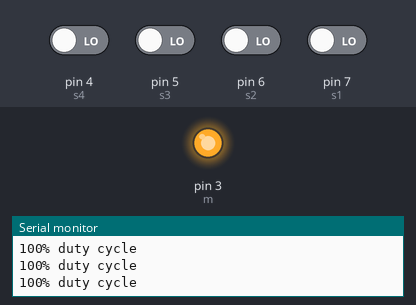
A sketch run on a simulated Arduino Uno, built with avr-gcc and run on an emulated ATmega328P. Parts: output pins drawn as LEDs (lit = HIGH), the last lines printed to the serial monitor. Inputs (shaded band) come from the test bench; at power-on: pin 4 (s4), pin 5 (s3), pin 6 (s2), pin 7 (s1) LOW.

Above: at 1.2 s.
1.3 s: pin 4 (s4) driven HIGH
At 2.1 s:
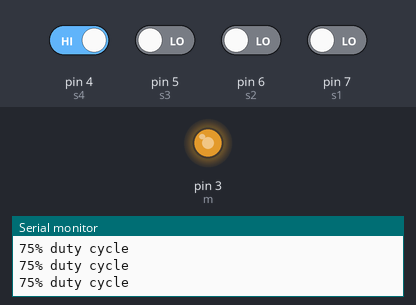
2.8 s: pin 7 (s1) driven HIGH
At 3.1 s:
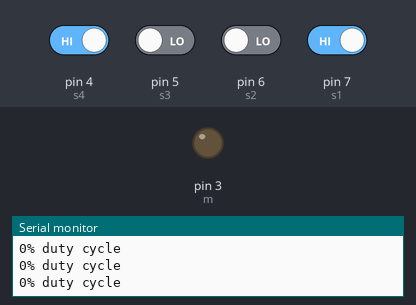
4.3 s: pin 7 (s1) driven LOW
At 5.4 s:
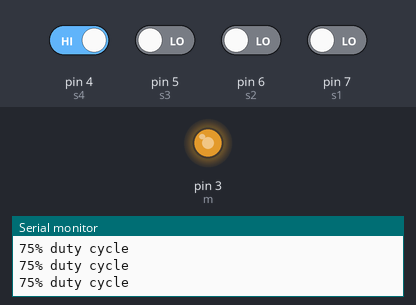
7.3 s: pin 5 (s3) driven HIGH
At 8.5 s:
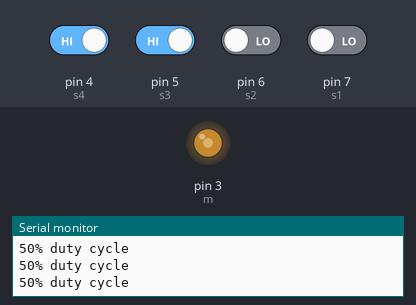
8.8 s: pin 6 (s2) driven HIGH
At 9.2 s:
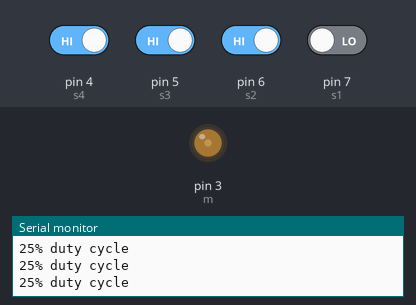
11.8 s: pin 6 (s2) driven LOW
At 12.5 s:
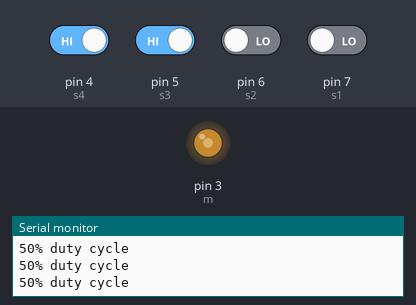
Timing chart, 0 to 14.8 s (numbered marks = the images above; inputs shaded):
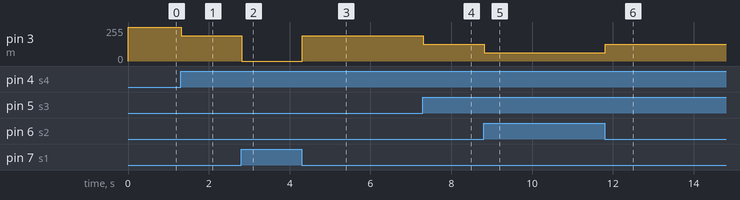

Measured:
- after the input at 1.3 s, pin 3 (m): 255/255 → 191/255 at once
- after the input at 2.8 s, pin 3 (m): 191/255 → 0/255 at once
- after the input at 4.3 s, pin 3 (m): 0/255 → 191/255 at once
- after the input at 7.3 s, pin 3 (m): 191/255 → 127/255 at once
- after the input at 8.8 s, pin 3 (m): 127/255 → 63/255 at once
- after the input at 11.8 s, pin 3 (m): 63/255 → 127/255 at once

The sketch:

Motor_Duty_Cycles.ino
```cpp
int m=3;
int s1=7;
int s2=6;
int s3=5;
int s4=4;
void setup()
{
  pinMode(s1,INPUT);
  pinMode(s2,INPUT);
  pinMode(s3,INPUT);
  pinMode(s4,INPUT);

  pinMode(m, OUTPUT);
  Serial.begin(9600);
}

void loop()
{
  if(digitalRead(s1)==HIGH)
  {
    analogWrite(m,0);
    Serial.println("0% duty cycle");
  }
  else if(digitalRead(s2)==HIGH)
  {
    analogWrite(m,63);
    Serial.println("25% duty cycle");
  }
  else if(digitalRead(s3)==HIGH)
  {
    analogWrite(m,127);
    Serial.println("50% duty cycle");
  }
  else if(digitalRead(s4)==HIGH)
  {
    analogWrite(m,191);
    Serial.println("75% duty cycle");
  }
  else
  {
    analogWrite(m,255);
    Serial.println("100% duty cycle");
  }
}
```
